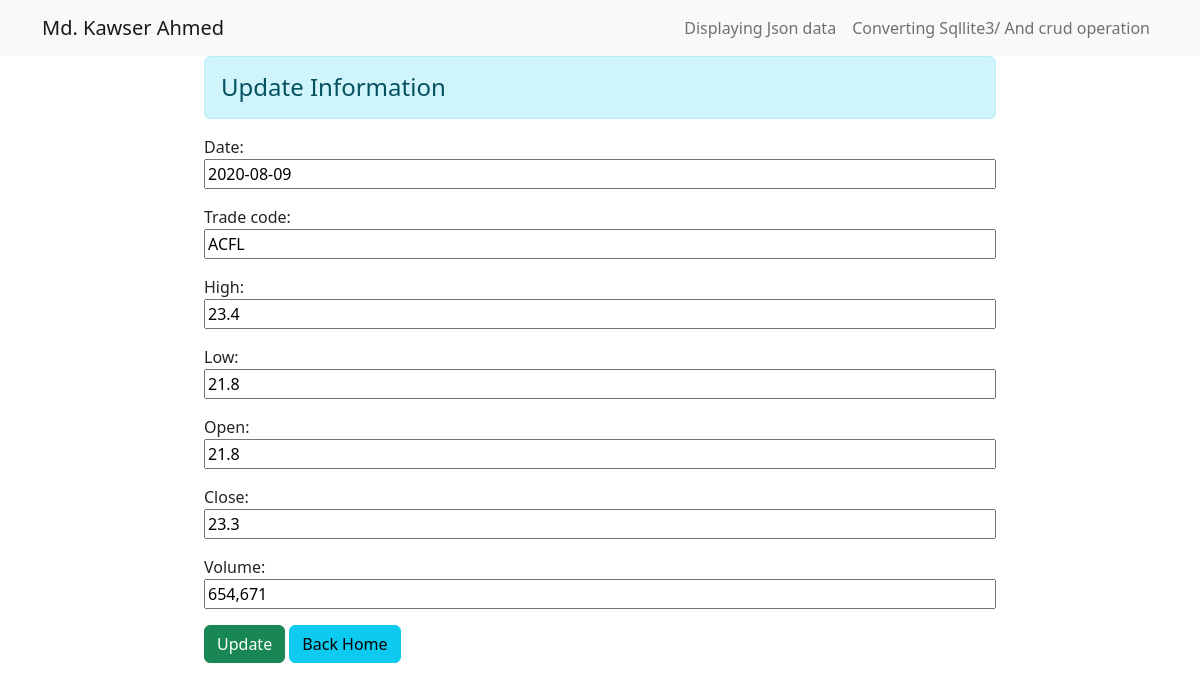
/edit/9716, run on the app's committed database.
### Dealingwithjson/models.py (models this page shows)
class jsonToSql(models.Model):
    date = models.DateField()
    trade_code = models.CharField(max_length=200)
    high = models.CharField(max_length=20)
    low = models.CharField(max_length=20)
    open = models.CharField(max_length=20)
    close = models.CharField(max_length=20)
    volume = models.CharField(max_length=50)

### Dealingwithjson/views.py (the view)
# urls.py: path('edit/<int:id>',views.update_data,name="updatedata"),
def update_data(request,id):
    if request.method == "POST":
        pi = jsonToSql.objects.get(pk=id)
        fm =  Updatedata(request.POST,instance=pi)
        if fm.is_valid():
            fm.save()
            return HttpResponseRedirect('/')
    else:
        pi = jsonToSql.objects.get(pk=id)
        fm = Updatedata(instance=pi)
    return render(request,"Dealingwithjson/updatedata.html",{"form":fm})

### Dealingwithjson/forms.py
class Updatedata(forms.ModelForm):
    class Meta:
        model = jsonToSql
        fields ='__all__'
        widgets = {
            'date': forms.DateInput(attrs={'class':"col-sm-12"}),
            'trade_code': forms.TextInput(attrs={"class":'col-sm-12'}),
            'high':  forms.TextInput(attrs={"class":'col-sm-12'}),
            'low':   forms.TextInput(attrs={"class":'col-sm-12'}),
            'open':  forms.TextInput(attrs={"class":'col-sm-12'}),
            'close': forms.TextInput(attrs={"class":'col-sm-12'}),
            'volume':forms.TextInput(attrs={"class":'col-sm-12'}),
        }

### Dealingwithjson/templates/Dealingwithjson/updatedata.html (shortened to what this page needs)
{% extends 'Dealingwithjson/base1.html' %}
{% block table %}
<div class="row">
    <div class="col-sm-8 offset-2">
        <h4 class="alert alert-info">Update Information</h4>
        <form action="" method="POST">
            {{form.as_p}}
            <input type="submit" class="btn btn-success" value="Update">
            <a href="{% url 'home' %}" class="btn btn-info">Back Home</a>
        </form>
    </div>
</div>
{% endblock table %}

### data on the page
jsonToSql: date "2020-08-09", trade_code "ACFL", high "23.4", low "21.8", open "21.8", close "23.3", volume "654,671"
